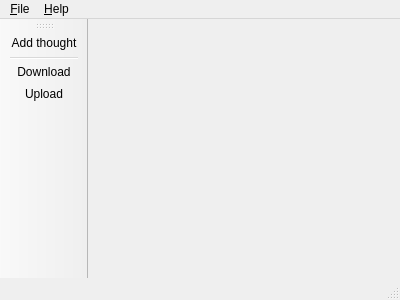
<?xml version="1.0" encoding="UTF-8"?>
<ui version="4.0">
 <class>PensieveWindow</class>
 <widget class="QMainWindow" name="PensieveWindow">
  <property name="geometry">
   <rect>
    <x>0</x>
    <y>0</y>
    <width>400</width>
    <height>300</height>
   </rect>
  </property>
  <property name="contextMenuPolicy">
   <enum>Qt::NoContextMenu</enum>
  </property>
  <property name="windowTitle">
   <string>QPensieve</string>
  </property>
  <widget class="QMenuBar" name="m_menuBar">
   <property name="geometry">
    <rect>
     <x>0</x>
     <y>0</y>
     <width>400</width>
     <height>23</height>
    </rect>
   </property>
   <widget class="QMenu" name="m_fileMenu">
    <property name="title">
     <string>&amp;File</string>
    </property>
    <addaction name="m_addThoughtAction"/>
    <addaction name="separator"/>
    <addaction name="m_downloadDataAction"/>
    <addaction name="m_uploadDataAction"/>
    <addaction name="separator"/>
    <addaction name="m_settingsAction"/>
    <addaction name="m_toggleVisibilityAction"/>
    <addaction name="separator"/>
    <addaction name="m_quitAction"/>
   </widget>
   <widget class="QMenu" name="m_helpMenu">
    <property name="title">
     <string>&amp;Help</string>
    </property>
    <addaction name="m_logAction"/>
    <addaction name="separator"/>
    <addaction name="m_aboutAction"/>
    <addaction name="m_aboutQtAction"/>
   </widget>
   <addaction name="m_fileMenu"/>
   <addaction name="m_helpMenu"/>
  </widget>
  <widget class="QToolBar" name="m_toolBar">
   <attribute name="toolBarArea">
    <enum>LeftToolBarArea</enum>
   </attribute>
   <attribute name="toolBarBreak">
    <bool>false</bool>
   </attribute>
   <addaction name="m_addThoughtAction"/>
   <addaction name="separator"/>
   <addaction name="m_downloadDataAction"/>
   <addaction name="m_uploadDataAction"/>
  </widget>
  <widget class="QStatusBar" name="m_statusBar">
   <property name="styleSheet">
    <string notr="true">::item { border: 0px }</string>
   </property>
  </widget>
  <action name="m_aboutQtAction">
   <property name="text">
    <string>About &amp;Qt</string>
   </property>
   <property name="toolTip">
    <string>Information about the Qt framework</string>
   </property>
  </action>
  <action name="m_addThoughtAction">
   <property name="text">
    <string>&amp;Add thought</string>
   </property>
   <property name="toolTip">
    <string>Add a new thought</string>
   </property>
  </action>
  <action name="m_downloadDataAction">
   <property name="text">
    <string>&amp;Download</string>
   </property>
   <property name="toolTip">
    <string>Download data from server</string>
   </property>
  </action>
  <action name="m_uploadDataAction">
   <property name="text">
    <string>&amp;Upload</string>
   </property>
   <property name="toolTip">
    <string>Upload data to server</string>
   </property>
  </action>
  <action name="m_toggleVisibilityAction">
   <property name="text">
    <string>&amp;Toggle visibility</string>
   </property>
   <property name="toolTip">
    <string>Toggle visibility of the application</string>
   </property>
  </action>
  <action name="m_quitAction">
   <property name="text">
    <string>&amp;Quit</string>
   </property>
   <property name="toolTip">
    <string>Quit the application</string>
   </property>
  </action>
  <action name="m_settingsAction">
   <property name="text">
    <string>&amp;Settings</string>
   </property>
   <property name="toolTip">
    <string>Configure the application settings</string>
   </property>
  </action>
  <action name="m_aboutAction">
   <property name="text">
    <string>&amp;About</string>
   </property>
   <property name="toolTip">
    <string>Information about the application</string>
   </property>
  </action>
  <action name="m_logAction">
   <property name="text">
    <string>Log window</string>
   </property>
   <property name="toolTip">
    <string>Display the application logs</string>
   </property>
  </action>
 </widget>
 <resources/>
 <connections/>
</ui>
